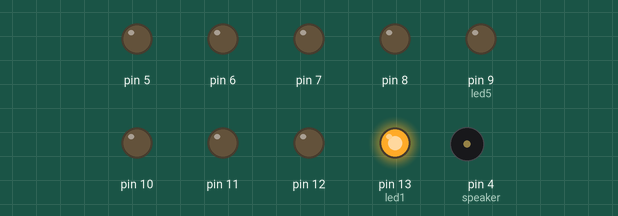
The sketch below on a simulated Arduino Uno, built with avr-gcc and run on an emulated ATmega328P. Shown: output pins drawn as LEDs (lit = HIGH), buzzer (waves = sounding).

Above: at 0.35 s.
At 1.1 s:
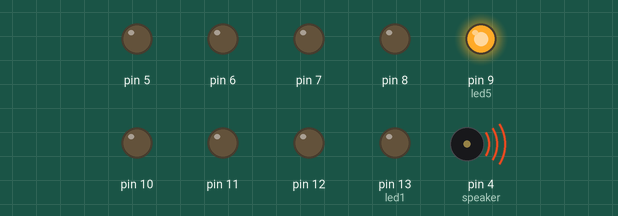
At 3.35 s:
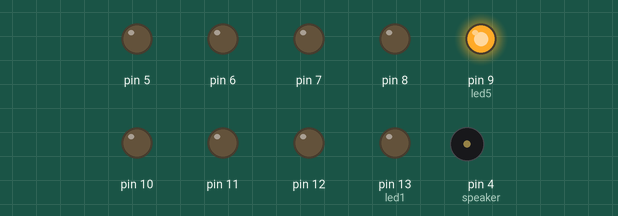
At 5.6 s:
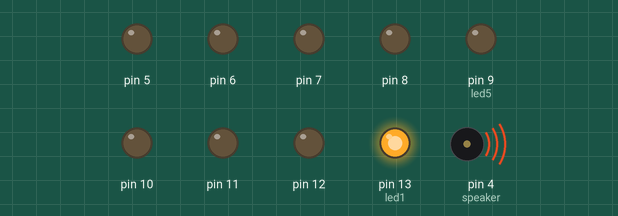
At 7.7 s:
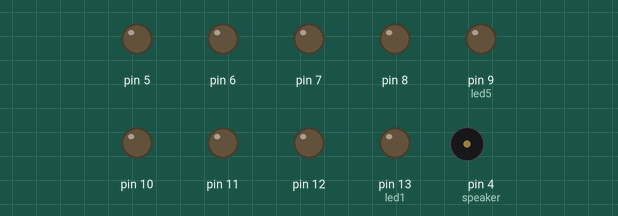
Timing chart, 0 to 9.2 s (numbered marks = the images above):
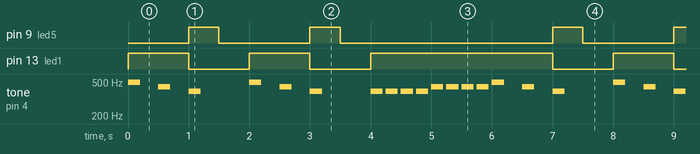

The sketch:

Team10_Hot_Cross_Buns.ino
```cpp
int led1=13;
int led2=12;
int led3=11;
int led4=10;
int led5=9;
int led6=8;
int led7=7;
int led8=6;
int led9=5;
int speaker=4;
int wait=500;

int note[]=
{
  262,
  294,
  330,
  349,
  392,
  440,
  494,
  523
};

int c=note[0];
int d=note[1];
int e=note[2];
int f=note[3];
int g=note[4];
int A=note[5];
int B=note[6];
int C=note[7];

void setup()
{
  for(int z=4;z<14;z++)
  {
    pinMode(z,OUTPUT);
  }
}

void loop()
{
  digitalWrite(led1,HIGH);
  tone(speaker,B,200);
  delay(wait);
  digitalWrite(led1,LOW);

  tone(speaker,A,200);
  digitalWrite(led1,HIGH);
  delay(wait);
  digitalWrite(led1,LOW);

  tone(speaker,g,200);
  digitalWrite(led5,HIGH);
  delay(wait);
  digitalWrite(led5,LOW);
  delay(wait);

  //2

  digitalWrite(led1,HIGH);
  tone(speaker,B,200);
  delay(wait);
  digitalWrite(led1,LOW);

  tone(speaker,A,200);
  digitalWrite(led1,HIGH);
  delay(wait);
  digitalWrite(led1,LOW);

  tone(speaker,g,200);
  digitalWrite(led5,HIGH);
  delay(wait);
  digitalWrite(led5,LOW);
  delay(wait);

  //3

  digitalWrite(led1,HIGH);
  tone(speaker,g,200);
  delay(wait/2);
  digitalWrite(led1,LOW);

  digitalWrite(led1,HIGH);
  tone(speaker,g,200);
  delay(wait/2);
  digitalWrite(led1,LOW);

  digitalWrite(led1,HIGH);
  tone(speaker,g,200);
  delay(wait/2);
  digitalWrite(led1,LOW);

  digitalWrite(led1,HIGH);
  tone(speaker,g,200);
  delay(wait/2);
  digitalWrite(led1,LOW);

  digitalWrite(led1,HIGH);
  tone(speaker,A,200);
  delay(wait/2);
  digitalWrite(led1,LOW);

  digitalWrite(led1,HIGH);
  tone(speaker,A,200);
  delay(wait/2);
  digitalWrite(led1,LOW);

  digitalWrite(led1,HIGH);
  tone(speaker,A,200);
  delay(wait/2);
  digitalWrite(led1,LOW);

  digitalWrite(led1,HIGH);
  tone(speaker,A,200);
  delay(wait/2);
  digitalWrite(led1,LOW);

  //4

  digitalWrite(led1,HIGH);
  tone(speaker,B,200);
  delay(wait);
  digitalWrite(led1,LOW);

  tone(speaker,A,200);
  digitalWrite(led1,HIGH);
  delay(wait);
  digitalWrite(led1,LOW);

  tone(speaker,g,200);
  digitalWrite(led5,HIGH);
  delay(wait);
  digitalWrite(led5,LOW);
  delay(wait);

}
```

Measured:
- by itself, pin 9 (led5): repeats every 8.0 s: LOW 1.5 s, HIGH 0.50 s, LOW 3.5 s, HIGH 0.50 s, LOW 1.5 s, HIGH 0.50 s
- by itself, pin 13 (led1): repeats every 8.0 s: LOW 1.0 s, HIGH 1.0 s, LOW 1.0 s, HIGH 3.0 s, LOW 1.0 s, HIGH 1.0 s
- by itself, tone on pin 4 (speaker): plays 494 Hz for 0.20 s, 440 Hz for 0.20 s, 392 Hz for 0.20 s, 494 Hz for 0.20 s, 440 Hz for 0.20 s, 392 Hz for 0.20 s … (275 notes in this stretch)
